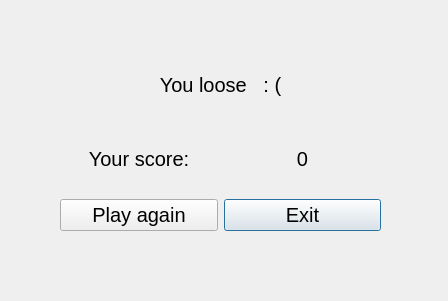
<?xml version="1.0" encoding="UTF-8"?>
<ui version="4.0">
 <class>Dialog</class>
 <widget class="QDialog" name="Dialog">
  <property name="geometry">
   <rect>
    <x>0</x>
    <y>0</y>
    <width>448</width>
    <height>301</height>
   </rect>
  </property>
  <property name="windowTitle">
   <string>Dialog</string>
  </property>
  <widget class="QWidget" name="gridLayoutWidget">
   <property name="geometry">
    <rect>
     <x>60</x>
     <y>50</y>
     <width>321</width>
     <height>181</height>
    </rect>
   </property>
   <layout class="QGridLayout" name="gridLayout">
    <item row="2" column="1">
     <widget class="QPushButton" name="exitButton">
      <property name="font">
       <font>
        <pointsize>15</pointsize>
       </font>
      </property>
      <property name="text">
       <string>Exit</string>
      </property>
     </widget>
    </item>
    <item row="1" column="0">
     <widget class="QLabel" name="label">
      <property name="font">
       <font>
        <pointsize>15</pointsize>
       </font>
      </property>
      <property name="text">
       <string>Your score:</string>
      </property>
      <property name="alignment">
       <set>Qt::AlignCenter</set>
      </property>
     </widget>
    </item>
    <item row="2" column="0">
     <widget class="QPushButton" name="playButton">
      <property name="font">
       <font>
        <pointsize>15</pointsize>
       </font>
      </property>
      <property name="text">
       <string>Play again</string>
      </property>
     </widget>
    </item>
    <item row="1" column="1">
     <widget class="QLabel" name="scoreLabel">
      <property name="font">
       <font>
        <pointsize>15</pointsize>
       </font>
      </property>
      <property name="text">
       <string>0</string>
      </property>
      <property name="alignment">
       <set>Qt::AlignCenter</set>
      </property>
     </widget>
    </item>
    <item row="0" column="0" colspan="2">
     <widget class="QLabel" name="label_2">
      <property name="font">
       <font>
        <pointsize>15</pointsize>
       </font>
      </property>
      <property name="text">
       <string>You loose   : (</string>
      </property>
      <property name="alignment">
       <set>Qt::AlignCenter</set>
      </property>
     </widget>
    </item>
   </layout>
  </widget>
 </widget>
 <resources/>
 <connections/>
</ui>
